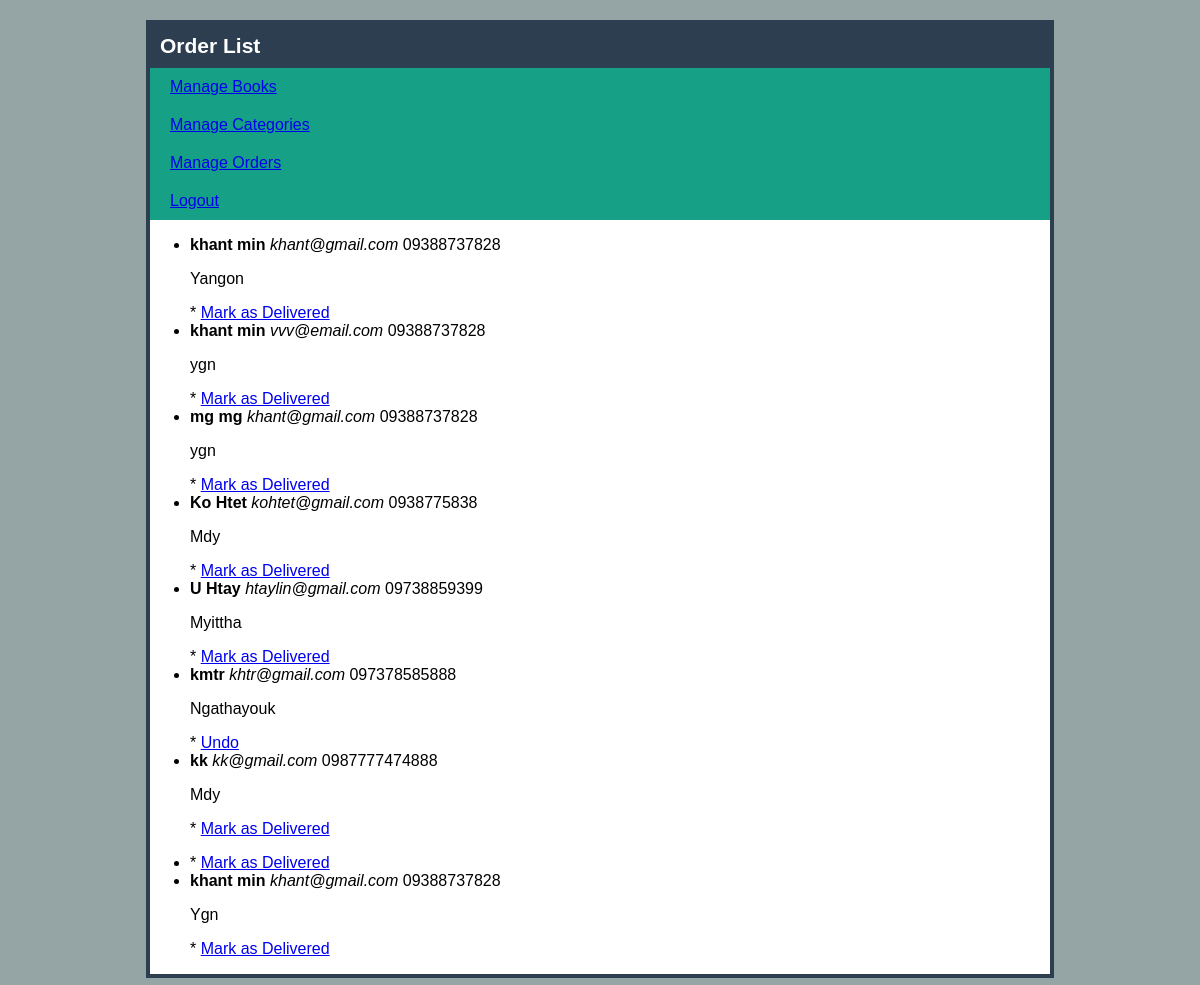
/admin/orders.php (signed in), run on the app's committed database.
### tables this page shows
CREATE TABLE `orders` (
  `id` int(11) NOT NULL,
  `name` varchar(255) NOT NULL,
  `email` varchar(255) NOT NULL,
  `phone` varchar(255) NOT NULL,
  `address` text NOT NULL,
  `status` int(11) NOT NULL,
  `created_date` datetime NOT NULL,
  `modified_date` datetime NOT NULL
);

### admin/orders.php (the view, shortened to what this page needs)
<!DOCTYPE html>
<html>
<head>
  <link rel="stylesheet" type="text/css" href="css/style.css">
</head>
<body>
	<h1>Order List</h1>
	<ul class="menu">
		<li><a href="book-list.php">Manage Books</a></li>
		<li><a href="cat-list.php">Manage Categories</a></li>
		<li><a href="orders.php">Manage Orders</a></li>
		<li><a href="logout.php">Logout</a></li>
	</ul>
	<?php
	   include("confs/config.php");
	   $orders= mysqli_query($conn,"SELECT * FROM orders");
     ?>
     <ul class="orders">
     	<?php while($order = mysqli_fetch_assoc($orders)): ?>
         <?php if($order['status']): ?>
         	<li class="delivered">
         <?php else: ?>
         	<li>
         <?php endif; ?>
         <div class="order">
         	<b><?php echo $order['name'] ?></b>
         	<i><?php echo $order['email'] ?></i>
         	<span><?php echo $order['phone'] ?></span>
         	<p><?php echo $order['address'] ?></p>
         	<?php if($order['status']): ?>
         	 * <a href="order-status.php?id= <?php echo $order['id'] ?>&status=0">Undo</a>
         	 <?php else: ?>
         	 * <a href="order-status.php?id= <?php echo $order['id'] ?>&status=1">Mark as Delivered</a>
         	<?php endif; ?>
         </div>
     </li>
     <?php endwhile ?>
     </ul>
</body>
</html>

### admin/css/style.css (style rules this page uses)
html { background: #95A5A6; }
body { font-family: Arial, Helvetica, sans-serif; width: 900px; background: #fff; border: 4px solid #2C3E50; margin:20px auto; }
h1 { padding: 10px; font-size: 21px; background: #2C3E50; margin:0; color:#fff; }
ul.menu { list-style: none; margin:0; padding:0; overflow: hidden; background: #16A085; }
ul.menu li { display: block; padding: 10px 20px; text-decoration: none; color:#fff; }

### data on the page
orders: name "khant min", email "khant@gmail.com", phone "09388737828", address "Yangon"
orders: name "khant min", email "vvv@email.com", phone "09388737828", address "ygn"
orders: name "mg mg", email "khant@gmail.com", phone "09388737828", address "ygn"
orders: name "Ko Htet", email "kohtet@gmail.com", phone "0938775838", address "Mdy"
orders: name "U Htay", email "htaylin@gmail.com", phone "09738859399", address "Myittha"
orders: name "kmtr", email "khtr@gmail.com", phone "097378585888", address "Ngathayouk"
orders: name "kk", email "kk@gmail.com", phone "0987777474888", address "Mdy"
orders: name "khant min", email "khant@gmail.com", phone "09388737828", address "Ygn"
